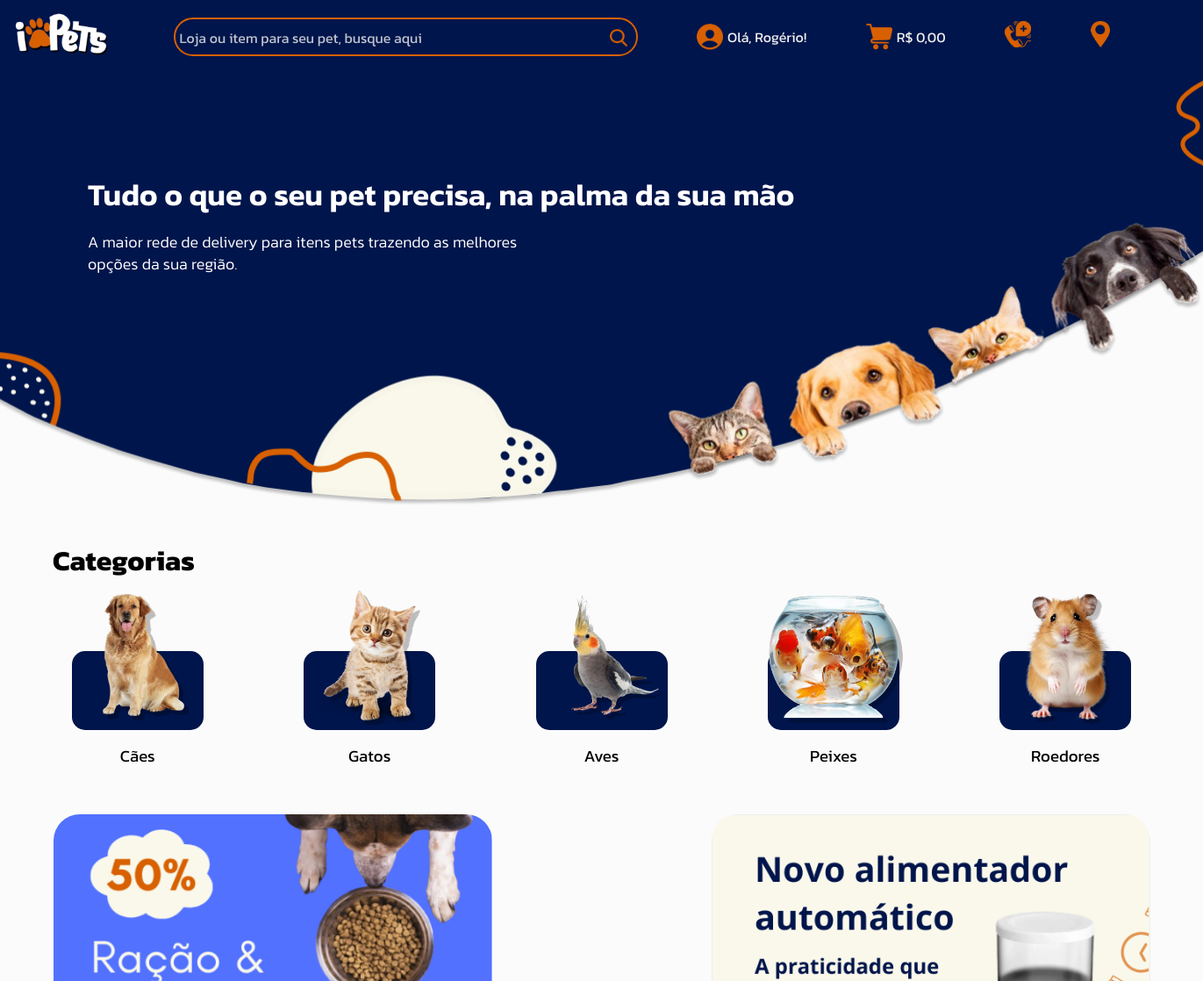
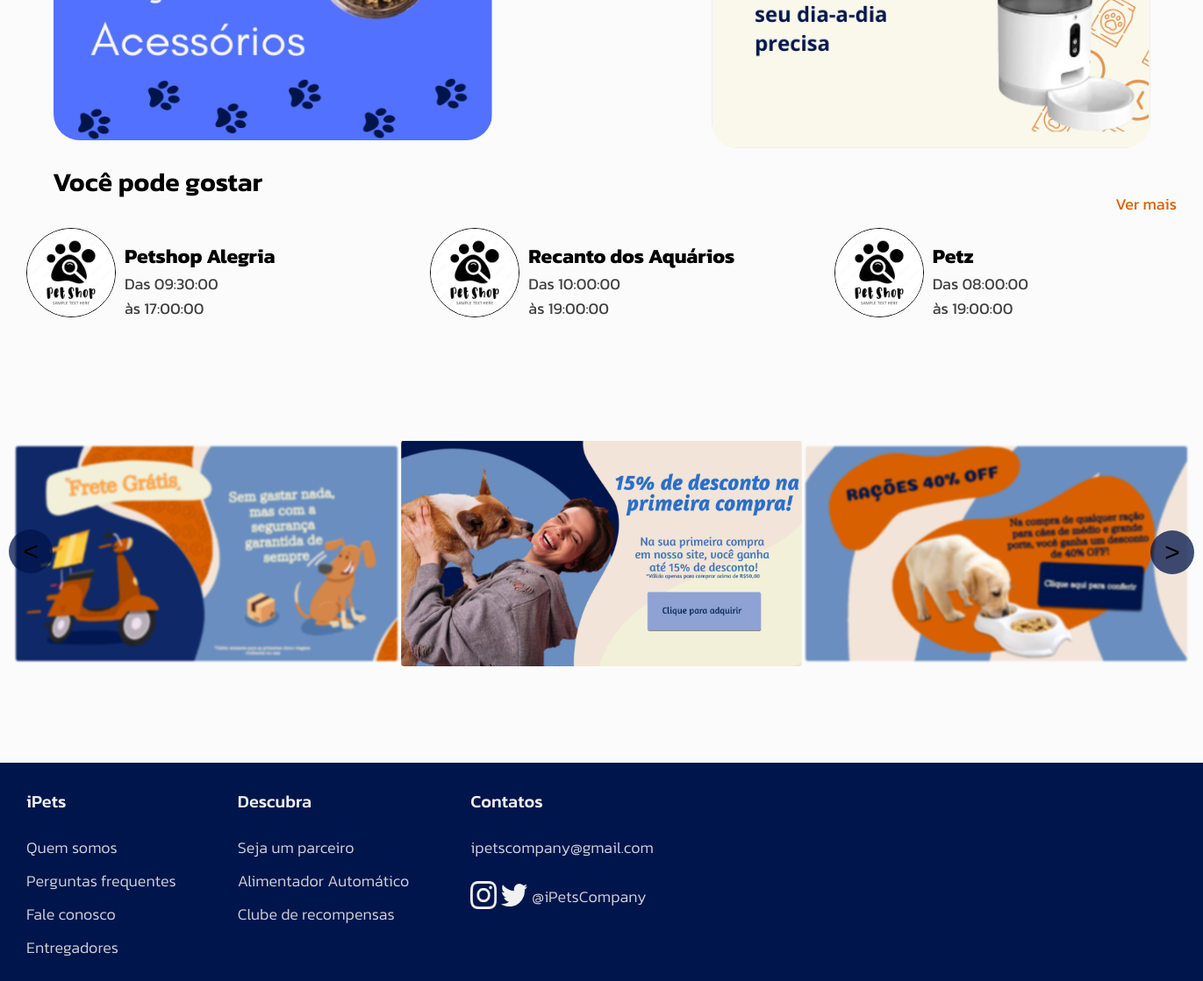
Screenshot of / (signed in) with the database file from the repository (2 pictures, top to bottom).
### tables this page shows
CREATE TABLE `store` (
  `store_id` int(11) NOT NULL,
  `store_name` varchar(65) NOT NULL,
  `store_email` varchar(110) NOT NULL,
  `store_tel` varchar(14) NOT NULL,
  `store_cnpj` varchar(14) NOT NULL,
  `store_cidade` varchar(45) NOT NULL,
  `store_estado` varchar(45) NOT NULL,
  `store_end` varchar(45) NOT NULL,
  `store_senha` varchar(16) NOT NULL,
  `store_open` time NOT NULL,
  `store_close` time NOT NULL
);

### index.php (the view, shortened to what this page needs)
<?php
include_once("config.php");
$grand_total = 0;
?>
<!DOCTYPE html>
<html lang="pt-br">
<head>
    <link rel="stylesheet" href="./CSS/stylesHome.css">
    <link rel="stylesheet" href="./CSS/stylesPadrão.css">
</head>
<body>
    <header class="nav" style="background-image: url(./IMG/nav-back.png);">
        <nav class="navbar">
            <a href="./index.php">
                <img src="./IMG/ipets-logo.png" class="navbar-logo">
            </a>
            <div class="navbar-pesq">
                <div class="navbar-pesq-input-container">
                    <input type="text" placeholder="Loja ou item para seu pet, busque aqui" class="navbar-pesq-input">
                    <img src="./IMG/pesquisa-icon.png">
                </div>
            </div>
            <?php if (isset($_SESSION['user_data'])): ?>
                <a href="./perfilusuario.php" class="navbar-perfil">
                    <div class="navbar-perfil-img">
                        <img src="./IMG/perfil-icon.png">
                    </div>
                    <p>Olá, <?php echo htmlspecialchars(explode(' ', $_SESSION['user_data']['nome'])[0]); ?>!</p>
                    </a>
                <a class="navbar-carrinho" href="./carrinho1.php">
                    <div>
                        <img src="./IMG/carrinho-icon.png">
                    </div>
                    <p>R$ <?php echo number_format($grand_total, 2, ',', '.'); ?></p>
                </a>
            <?php endif; ?>
            <a class="navbar-veterinario" href="./veterinario.php">
                <img src="./IMG/vet-icon.png">
            </a>
            <a class="navbar-localiza">
                <img src="./IMG/localizacao-icon.png">
            </a>
        </nav>
        <div class="nav-content">
            <h2>Tudo o que o seu pet precisa, na palma da sua mão</h2>
            <p>A maior rede de delivery para itens pets trazendo as melhores opções da sua região.</p>
        </div>
    </header>
    <main>
        <h1>Categorias</h1>
        <br>
        <br>
        <div class="categoria-buttons">
            <div class="categoria-button">
                <a href="./categoriaCaes.php">
                    <img src="./IMG/caes-button-img.png">
                    <h3>Cães</h3>
                </a>
            </div>
            <div class="categoria-button">
                <a href="./categoriaGatos.php">
                    <img src="./IMG/gatos-button-img.png">
                    <h3>Gatos</h3>
                </a>
            </div>
            <div class="categoria-button">
                <a href="./categoriaAves.php">
                    <img src="./IMG/aves-button-img.png">
                    <h3>Aves</h3>
                </a>
            </div>
            <div class="categoria-button">
                <a href="./categoriaPeixes.php">
                    <img src="./IMG/peixes-button-img.png">
                    <h3>Peixes</h3>
                </a>
            </div>
            <div class="categoria-button">
                <a href="./categoriaRoedores.php">
                    <img src="./IMG/roedores-button-img.png">
                    <h3>Roedores</h3>
                </a>
            </div>
        </div>
        <br>
        <div class="cards-home">
            <div class="card-home">
                <img src="./IMG/card-home-1.png">
            </div>
            <div class="card-home">
                <a href="./alimentador.php">
                    <img src="./IMG/card-home-2.png">
                </a>
            </div>
        </div>
        <div class="lojas-home-container">
            <div class="lojas-home-tit">
                <h1>Você pode gostar</h1>
                <a href="./lojas.php">Ver mais</a>
            </div>
            <div class="lojas-container">
                <?php
                $sql = "SELECT * FROM store ORDER BY RAND() LIMIT 3";
                $result = $connection->query($sql);
                while ($store_data = mysqli_fetch_assoc($result)) {
                    echo "
                        <div class='lojas'>
                            <a href='./paginaLoja.php?store_id=" . $store_data['store_id'] . "'>
                                <div class='lojas-info-total'>
                                    <input type='hidden' name='product_id' value='" . $store_data['store_id'] . "'>
                                    <img src='./IMG/pet-shop-store-icon.png'>
                                    <div class='lojas-info'>
                                        <h4>" . $store_data['store_name'] . "</h4>
                                        <p>Das <span class='hour'>" . $store_data['store_open'] . "</span></p>
                                        <p>às <span class='hour'>" . $store_data['store_close'] . "</span></p>
                                    </div>
                                </div>
                            </a>
                        </div>";
                }
                ?>
            </div>
        </div>
        <div class="carrossel">
            <button class="carrossel-button" id="ante">&#60;</button>
            <div class="carrossel-elementos-container">
                <div class="carrossel-elemento">
                    <img src="./IMG/cupom-3.png">
                </div>
                <div class="carrossel-elemento on">
                    <img src="./IMG/cupom-1.png">
                </div>
                <div class="carrossel-elemento">
                    <img src="./IMG/cupom-2.png">
                </div>
            </div>
            <button class="carrossel-button" id="prox">&#62;</button>
        </div>
    </main>
    <footer class="footer">
        <div class="footer-element">
            <h5>iPets</h5>
            <p>Quem somos</p>
            <p>Perguntas frequentes</p>
            <p>Fale conosco</p>
            <p>Entregadores</p>
        </div>
        <div class="footer-element">
            <h5>Descubra</h5>
            <p>Seja um parceiro</p>
            <p>Alimentador Automático</p>
            <p>Clube de recompensas</p>
        </div>
        <div class="footer-element">
            <h5>Contatos</h5>
            <p>ipetscompany@gmail.com</p>
            <div class="footer-element-contatos">
                <a href=""><img src="./IMG/instagram-icon.png"></a>
                <a href=""><img src="./IMG/twitter-icon.png"></a>
                <p>@iPetsCompany</p>
            </div>
        </div>
    </footer>
</body>
</html>

### CSS/stylesHome.css (style rules this page uses)
.nav { width: 100%; height: 615px; background-repeat: no-repeat; background-size: 100%; background-position: 0; }
.nav .nav-content { position: absolute; left: 100px; top: 180px; line-height: 25px; }
.nav-content h2 { font-size: 35px; color: #ffffff; font-weight: 600; }
.nav-content p { color: #ffffff; font-weight: 300; width: 500px; font-size: 18px; }
main { padding-left: 50px; padding-right: 50px; }
h1 { margin-left: 30px; margin-top: -30px; }
.categoria-buttons { display: flex; justify-content: center; padding: 10px; padding-left: 20px; padding-right: 20px; gap: 9%; }
.categoria-buttons .categoria-button { cursor: pointer; text-align: center; transition: transform 0.3s ease, background-color 0.3s ease; }
.categoria-button a { text-decoration: none; color: #000; }
.categoria-button img { height: auto; width: 150px; transition: transform 0.3s ease; z-index: 2; filter: drop-shadow(5px 5px rgba(0, 0, 0, 0.25)); }
.categoria-button h3 { font-weight: 400; }
.cards-home { display: flex; justify-content: center; gap: 250px; }
.cards-home .card-home { cursor: pointer; }
.cards-home .card-home img { border-radius: 30px; width: 500px; height: auto; transition: transform 0.3s ease; }
.lojas-home-container { width: 100%; margin-top: 40px; }
.lojas-home-container a { text-decoration: none; color: #D86000; font-size: 18px; }
.lojas-home-container h1 { font-weight: 600; font-size: 30px; }
.lojas-home-tit { display: flex; justify-content: space-between; align-items: center; width: 100%; }
.lojas-container { display: flex; flex-wrap: wrap; gap: 70px; justify-content: center; align-items: center; }
.lojas { flex: 1 1 25%; box-sizing: border-box; max-width: 30%; }
.lojas a { font-size: normal; color: #000; text-decoration: none; transition: 0.3s; }
.lojas-info-total { display: flex; margin-top: 10px; }
.lojas img { border: 1px solid #000; border-radius: 50%; width: 100px; height: 100px; margin-right: 10px; }
.lojas-info { line-height: 2px; }
.lojas-info p { color: #404040; font-size: 18px; }
.lojas-info p:last-child { line-height: 18px; }
.lojas-info h4 { font-size: 23px; }
.carrossel { margin-top: 80px; }
.carrossel .carrossel-elementos-container { display: flex; gap: 15px; justify-content: center; }
.carrossel-elemento, .on { transition: transform 0.3s ease; filter: blur(1px); }
.carrossel-elementos-container img { width: 435px; height: auto; border-radius: 3px; }
.on { transform: scale(1.05); filter: none; z-index: 11; }
.carrossel button { z-index: 12; background-color: rgba(0,21,75, 0.75); border: none; border-radius: 50%; width: 50px; height: 50px; font-size: 30px; cursor: pointer; }
#prox { position: relative; bottom: 155px; left: 1281px; }
#ante { position: relative; top: 145px; right: 20px; }

### CSS/stylesPadrão.css (style rules this page uses)
body { font-family: "Kanit", sans-serif; justify-content: center; align-items: center; height: 100vh; margin: 0; background-color: #FBFBFB; }
main { padding: 30px; }
img { color: white; }
.navbar { display: flex; padding: 10px; align-items: center; gap: 5%; color: #ffff; background-color: #00154B; }
.navbar img { width: 30px; height: auto; cursor: pointer; }
.navbar .navbar-logo { height: auto; width: 120px; }
.navbar .navbar-pesq { border: 2px solid #d86000; vertical-align: center; height: 40px; width: 525px; border-radius: 25px; }
.navbar-pesq .navbar-pesq-input { width: 485px; height: 40px; background-color: transparent; border: none; outline: none; color: #ffff; font-family: "Kanit", sans-serif; font-size: 16px; padding-left: 5px; }
.navbar-pesq-input::placeholder { color: #C1C5D0; font-family: "Kanit", sans-serif; }
.navbar-pesq img { margin-bottom: -4px; height: auto; width: 20px; margin-right: 5px; }
.navbar .navbar-perfil { display: flex; align-items: center; gap: 5px; line-height: 2px; cursor: pointer; }
.navbar .navbar-localiza img { width: auto; height: 30px; }
.navbar .navbar-carrinho { display: flex; align-items: center; gap: 5px; line-height: 2px; cursor: pointer; }
.navbar a { text-decoration: none; color: #F1F1F1; }
.footer { background-color: #00154B; display: flex; padding-left: 30px; padding-right: 30px; padding-bottom: 10px; gap: 70px; margin-top: 30px; }
.footer img { width: 30px; height: auto; margin-right: 5px; color: #F1F1F1; }
.footer .footer-element { line-height: 20px; }
.footer-element h5 { color: #F1F1F1; font-size: 20px; font-weight: 500; }
.footer-element p { color: #CDD0D8; font-size: 18px; font-weight: 350; }
.footer-element-contatos { display: flex; align-items: center; }

### rows the page displays
store: store_name "Petshop Alegria", store_open "09:30:00", store_close "17:00:00"
store: store_name "Recanto dos Aquários", store_open "10:00:00", store_close "19:00:00"
store: store_name "Petz", store_open "08:00:00", store_close "19:00:00"

### other values shown
explode(' ', $_SESSION['user_data']['nome'])[0] "Rogério"
$grand_total "0,00"
